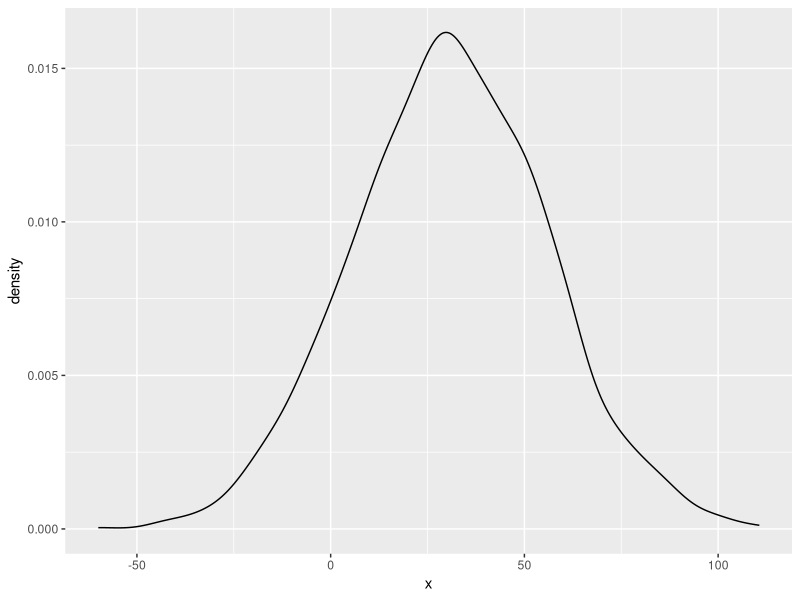

Reproduce this figure in R.
set.seed(123)

y1 <- rnorm(n=2000, mean=50, sd=20)
y2 <- rnorm(n=2000, mean=20, sd=15)
y <- y1 - y2

library(ggplot2)
p <- ggplot(data.frame(x=y), aes(x))
p <- p + geom_density()
ggsave(file='fig-ex3.png', plot=p, dpi=300, w=4, h=3)